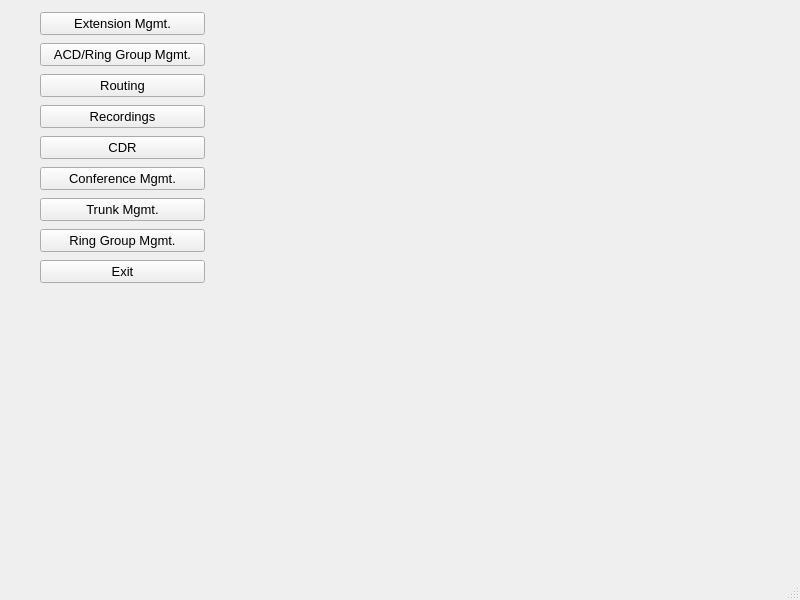
<?xml version="1.0" encoding="UTF-8"?>
<ui version="4.0">
 <class>MainWindow</class>
 <widget class="QMainWindow" name="MainWindow">
  <property name="geometry">
   <rect>
    <x>0</x>
    <y>0</y>
    <width>800</width>
    <height>600</height>
   </rect>
  </property>
  <property name="windowTitle">
   <string>MainWindow</string>
  </property>
  <widget class="QWidget" name="centralwidget">
   <widget class="QWidget" name="layoutWidget">
    <property name="geometry">
     <rect>
      <x>40</x>
      <y>10</y>
      <width>165</width>
      <height>278</height>
     </rect>
    </property>
    <layout class="QVBoxLayout" name="verticalLayout">
     <item>
      <widget class="QPushButton" name="pbExtn">
       <property name="font">
        <font>
         <pointsize>10</pointsize>
        </font>
       </property>
       <property name="text">
        <string>Extension Mgmt.</string>
       </property>
      </widget>
     </item>
     <item>
      <widget class="QPushButton" name="pbACD">
       <property name="font">
        <font>
         <pointsize>10</pointsize>
        </font>
       </property>
       <property name="text">
        <string>ACD/Ring Group Mgmt.</string>
       </property>
      </widget>
     </item>
     <item>
      <widget class="QPushButton" name="pbCallRouting">
       <property name="font">
        <font>
         <pointsize>10</pointsize>
        </font>
       </property>
       <property name="text">
        <string>Routing</string>
       </property>
      </widget>
     </item>
     <item>
      <widget class="QPushButton" name="pbRec">
       <property name="font">
        <font>
         <pointsize>10</pointsize>
        </font>
       </property>
       <property name="text">
        <string>Recordings</string>
       </property>
      </widget>
     </item>
     <item>
      <widget class="QPushButton" name="pbCDR">
       <property name="font">
        <font>
         <pointsize>10</pointsize>
        </font>
       </property>
       <property name="text">
        <string>CDR</string>
       </property>
      </widget>
     </item>
     <item>
      <widget class="QPushButton" name="pbConf">
       <property name="font">
        <font>
         <pointsize>10</pointsize>
        </font>
       </property>
       <property name="text">
        <string>Conference Mgmt.</string>
       </property>
      </widget>
     </item>
     <item>
      <widget class="QPushButton" name="pbTrunk">
       <property name="font">
        <font>
         <pointsize>10</pointsize>
        </font>
       </property>
       <property name="text">
        <string>Trunk Mgmt.</string>
       </property>
      </widget>
     </item>
     <item>
      <widget class="QPushButton" name="pbRingGroup">
       <property name="font">
        <font>
         <pointsize>10</pointsize>
        </font>
       </property>
       <property name="text">
        <string>Ring Group Mgmt.</string>
       </property>
      </widget>
     </item>
     <item>
      <widget class="QPushButton" name="pbExit">
       <property name="font">
        <font>
         <pointsize>10</pointsize>
        </font>
       </property>
       <property name="text">
        <string>Exit</string>
       </property>
      </widget>
     </item>
    </layout>
   </widget>
  </widget>
  <widget class="QMenuBar" name="menubar">
   <property name="geometry">
    <rect>
     <x>0</x>
     <y>0</y>
     <width>800</width>
     <height>25</height>
    </rect>
   </property>
  </widget>
  <widget class="QStatusBar" name="statusbar"/>
  <action name="extnActionView">
   <property name="text">
    <string>View</string>
   </property>
   <property name="toolTip">
    <string>extnView</string>
   </property>
  </action>
  <action name="extnActionAdd">
   <property name="text">
    <string>Add</string>
   </property>
   <property name="toolTip">
    <string>extnAdd</string>
   </property>
  </action>
 </widget>
 <resources/>
 <connections/>
</ui>
